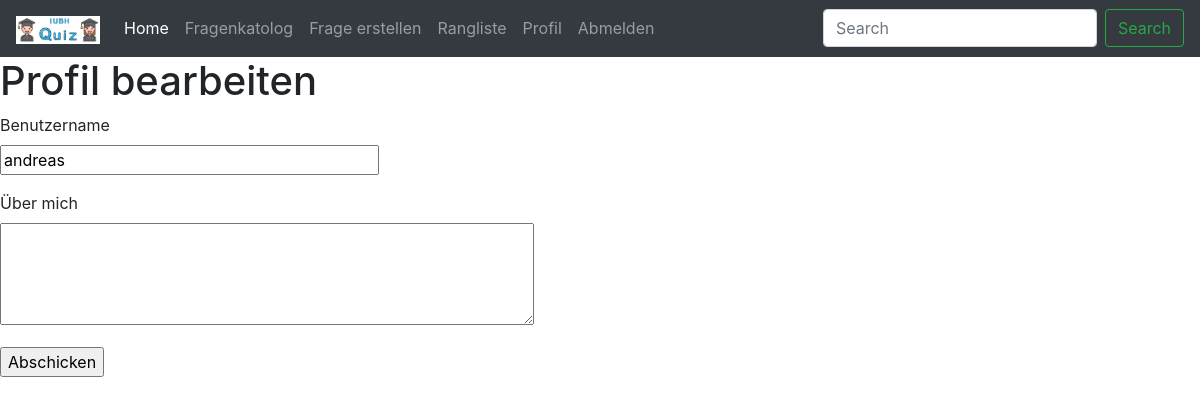
The page /edit_profile (signed in) on the database as committed earlier.
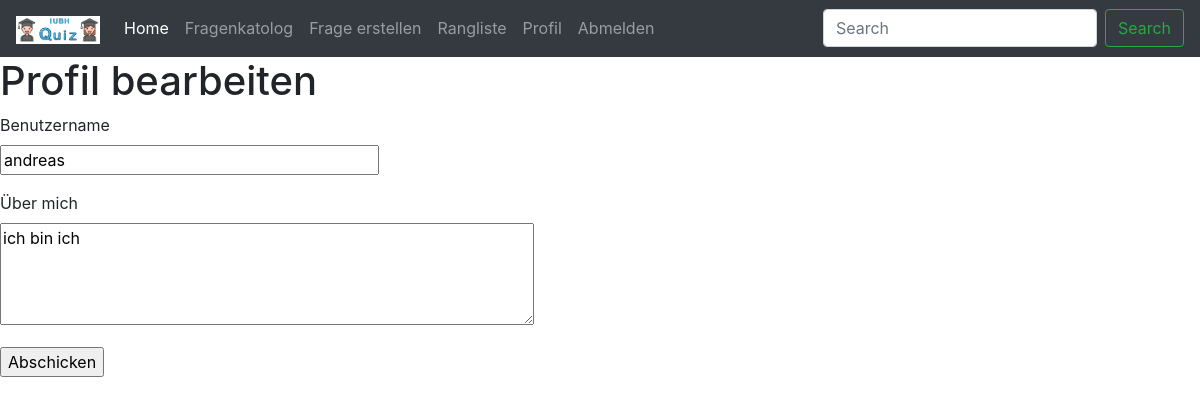
The same page on the database as committed later.
### app/models.py (models this page shows, shortened)
class User(UserMixin, db.Model):
    id = db.Column(db.Integer, primary_key=True)
    username = db.Column(db.String(64), index=True, unique=True)
    email = db.Column(db.String(120), index=True, unique=True)
    password_hash = db.Column(db.String(128))
    about_me = db.Column(db.String(140))
    last_seen = db.Column(db.DateTime, default=datetime.utcnow)

### app/routes.py (the view)
@app.route('/edit_profile', methods=['GET', 'POST'])
@login_required
def edit_profile():
    form = EditProfileForm(current_user.username)
    if form.validate_on_submit():
        current_user.username = form.username.data
        current_user.about_me = form.about_me.data
        db.session.commit()
        flash('Änderungen gespeichert')
        return redirect(url_for('edit_profile'))
    elif request.method == 'GET':
        form.username.data = current_user.username
        form.about_me.data = current_user.about_me
    return render_template('edit_profile.html', title='Profil bearbeiten', form=form)

### app/forms.py (shortened to what this page needs)
class EditProfileForm(FlaskForm):
    username = StringField('Benutzername', validators=[DataRequired()])
    about_me = TextAreaField('Über mich', validators=[Length(min=0, max=140)])
    submit = SubmitField('Abschicken')
    def __init__(self, original_username, *args, **kwargs):
        super(EditProfileForm, self).__init__(*args, **kwargs)
        self.original_username = original_username

### app/models.py (called while the page is built)
@login.user_loader
def load_user(id):
    return User.query.get(int(id))

### app/routes.py (called while the page is built)
@app.before_request
def before_request():
    if current_user.is_authenticated:
        current_user.last_seen = datetime.utcnow()
        db.session.commit()

### app/templates/edit_profile.html (shortened to what this page needs)
{% extends "base.html" %}
{% block content %}
    <h1>Profil bearbeiten</h1>
    <form action="" method="post">
        <p>
            {{ form.username.label }}<br>
            {{ form.username(size=32) }}<br>
        </p>
        <p>
            {{ form.about_me.label }}<br>
            {{ form.about_me(cols=50, rows=4) }}<br>
        </p>
        <p>{{ form.submit() }}</p>
    </form>
{% endblock %}

### app/templates/base.html (shortened to what this page needs)
<!DOCTYPE html>
<html>
    <head>
        <link rel="stylesheet" href="{{ url_for('static', filename='/css/styles.css') }}" />
        <link rel="stylesheet" href="https://maxcdn.bootstrapcdn.com/bootstrap/4.0.0/css/bootstrap.min.css">
    </head>
    <body>
        <header>
            <nav class="navbar navbar-expand-lg bg-dark navbar-dark">
                <a class="navbar-brand" href="#"><img height="28" alt="Logo" src={{ url_for('static', filename='/img/brand.png') }} /></a>
            <div class="collapse navbar-collapse" id="navbarSupportedContent">
                <ul class="navbar-nav mr-auto">
                    <li class="nav-item active">
                        <a class="nav-link" href="{{ url_for('index') }}">Home <span class="sr-only">(current)</span></a>
                    </li>
                    <li class="nav-item">
                        <a class="nav-link" href="#">Fragenkatolog</a>
                    </li>
                    <li class="nav-item">
                        <a class="nav-link" href="#">Frage erstellen</a>
                    </li>
                    <li class="nav-item">
                        <a class="nav-link" href="#">Rangliste</a>
                    </li>
                    {% if current_user.is_anonymous %}
                    <li class="nav-item">
                        <a class="nav-link" href="{{ url_for('login') }}">Anmelden</a>
                    </li>
                    {% else %}
                    <li class="nav-item">
                        <a class="nav-link" href="{{ url_for('user', username=current_user.username) }}">Profil</a>
                    </li>
                    <li class="nav-item">
                        <a class="nav-link" href="{{ url_for('logout') }}">Abmelden</a>
                    </li>
                    {% endif %}
                </ul>
                <form class="form-inline my-2 my-lg-0">
                    <input class="form-control mr-sm-2" type="search" placeholder="Search" aria-label="Search">
                    <button class="btn btn-outline-success my-2 my-sm-0" type="submit">Search</button>
                </form>
            </div>
            </nav>
        </header>
        {% block content %} {% endblock %}
    </body>
</html>

### app/static/css/styles.css (style rules this page uses)
body { background: aqua; }

Rows that differ between the two databases and show on the page:
changed User "andreas": about_me (not shown) → "ich bin ich"
